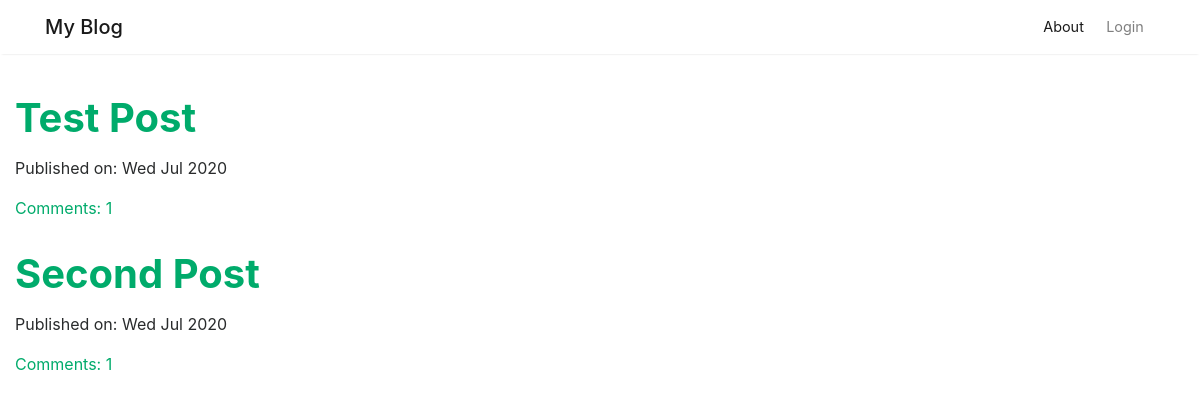
The page / on the database its author committed.
### blog/models.py (models this page shows, shortened)
class Post(models.Model):
    author = models.ForeignKey(User,on_delete=models.CASCADE)
    title = models.CharField(max_length=200)
    text = models.TextField()
    create_date = models.DateTimeField(default=timezone.now)
    published_date = models.DateTimeField(blank=True,null=True)
    def approve_comments(self):
        return self.comments.filter(approved_comment=True)

### blog/views.py (the view)
# urls.py: path('',views.PostListView.as_view(),name='post_list'),
class PostListView(ListView):
    model = Post
    def get_queryset(self):
        return Post.objects.filter(published_date__lte=timezone.now()).order_by('-published_date')

### blog/templates/blog/post_list.html
{% extends "blog/base.html" %}
{% block content %}
<div class="col-md-8 col-md-offset-2 col-xs-12">
    {% for post in post_list %}
        <div class="mainheading">
            <h1 class="posttitle"><a href="{% url 'post_detail' pk=post.pk %}">{{ post.title }}</a></h1>
            <div class="post-date">
                <p>Published on: {{ post.published_date|date:"D M Y"}}</p>
            </div>
            <a href="{% url 'post_detail' pk=post.pk %}">Comments: {{ post.approve_comments.count }}</a>
        </div>
    {% endfor %}
</div>
{% endblock %}

### blog/static/css/mediumish.css (style rules this page uses)
body { padding-top:5rem; }
.mainheading { padding:1rem 0rem; }
a { color:#00ab6b; }
a,a:hover { transition:all 0.2s; }
.mainheading h1.posttitle { font-weight:700; margin-bottom:1rem; }

### rows shown on the page
Post: title "Test Post", published_date "Wed Jul 2020", approve_comments.count "1"
Post: title "Second Post", published_date "Wed Jul 2020", approve_comments.count "1"
